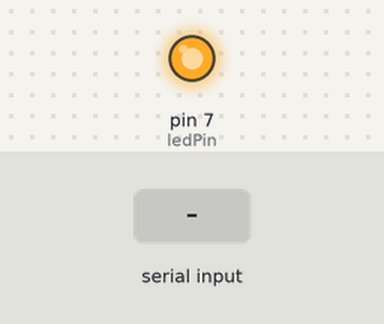
A sketch run on a simulated Arduino Uno, built with avr-gcc and run on an emulated ATmega328P. Parts: output pins drawn as LEDs (lit = HIGH). Dashed ring = blinking. The test bench sets the inputs (shaded band).

Above: at 0.1 s.
At 2.1 s:
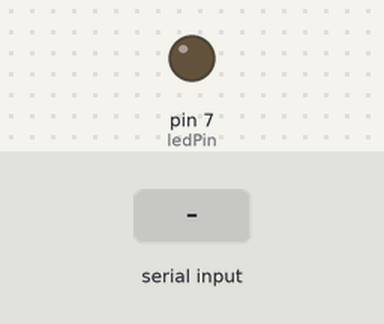
2.2 s: byte 30 received over Serial
At 2.27 s:
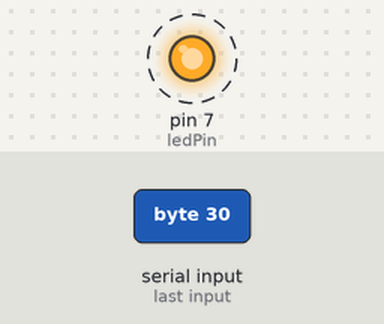
Timing chart, 0 to 11.2 s (numbered marks = the images above; inputs shaded):
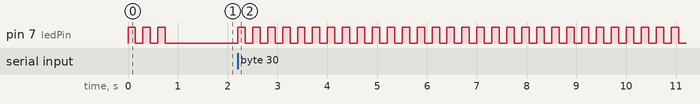

The sketch:

LedFlashy.ino
```cpp
/*
  LEDFlashy

  LED is on pin 7

  Looks for a Serial Input from Processing
  By Scott Kildall

 */

// Global variables
int ledPin = 7;


// the setup function runs once when you press reset or power the board
void setup() {
  pinMode(ledPin, OUTPUT);    // Your LED pin, check out global variables above
  Serial.begin(115200);

  // Flash LED 3 times
  flashLED(3);
}

// the loop function runs over and over again forever
void loop() {
  if (Serial.available())  { // If data is available to read,
    int val = Serial.read(); // read it and store it in val
    flashLED(val);
   }

   delay(10); // Wait 10 milliseconds for next reading
}

//-- short delay and turn LED on/off
void flashLED(int numTimes) {
  for( int i = 0; i < numTimes; i++ ) {
    digitalWrite(ledPin,HIGH);
    delay(150);
    digitalWrite(ledPin,LOW);
    delay(150);
   }
}
```

Measured:
- after the input at 2.2 s, pin 7 (ledPin): alternates HIGH for 0.15 s and LOW for 0.15 s, starting at once
